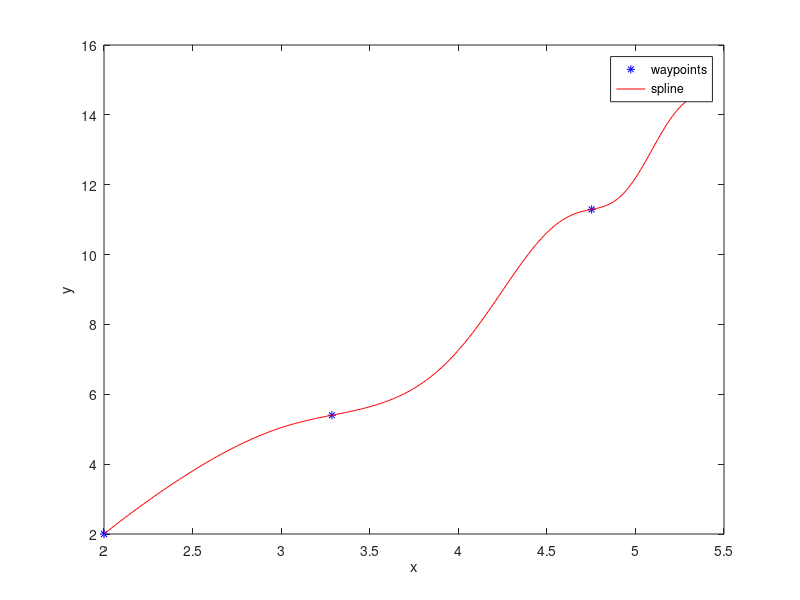
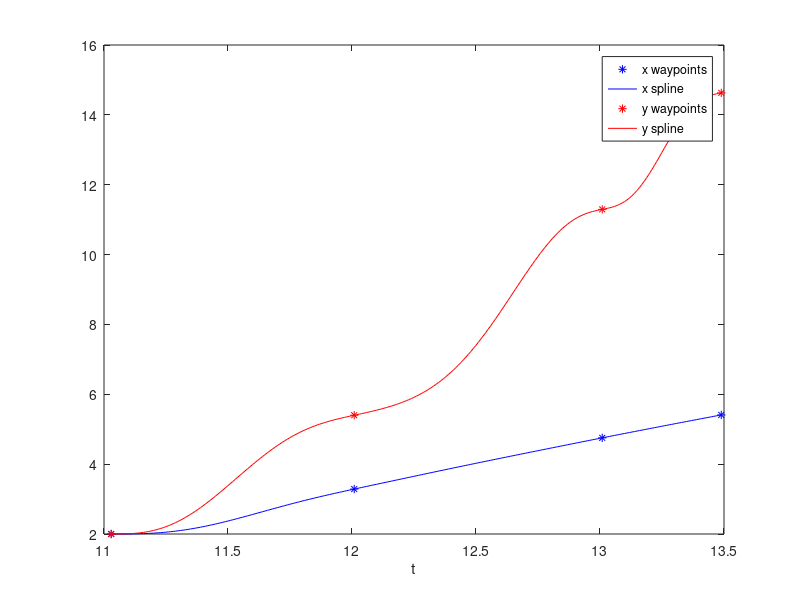

The MATLAB script that drew these images, in order:
knottimes=[   11.0290
   12.0090
   13.0090
   13.4890
];
waypts_x=[   2.0000
   3.2864
   4.7527
   5.4091
];
waypts_y=[    2.0000
    5.4003
   11.2939
   14.6293
];
dense_path_t=[   11.0290
   11.0390
   11.0490
   11.0590
   11.0690
   11.0790
   11.0890
   11.0990
   11.1090
   11.1190
   11.1290
   11.1390
   11.1490
   11.1590
   11.1690
   11.1790
   11.1890
   11.1990
   11.2090
   11.2190
   11.2290
   11.2390
   11.2490
   11.2590
   11.2690
   11.2790
   11.2890
   11.2990
   11.3090
   11.3190
   11.3290
   11.3390
   11.3490
   11.3590
   11.3690
   11.3790
   11.3890
   11.3990
   11.4090
   11.4190
   11.4290
   11.4390
   11.4490
   11.4590
   11.4690
   11.4790
   11.4890
   11.4990
   11.5090
   11.5190
   11.5290
   11.5390
   11.5490
   11.5590
   11.5690
   11.5790
   11.5890
   11.5990
   11.6090
   11.6190
   11.6290
   11.6390
   11.6490
   11.6590
   11.6690
   11.6790
   11.6890
   11.6990
   11.7090
   11.7190
   11.7290
   11.7390
   11.7490
   11.7590
   11.7690
   11.7790
   11.7890
   11.7990
   11.8090
   11.8190
   11.8290
   11.8390
   11.8490
   11.8590
   11.8690
   11.8790
   11.8890
   11.8990
   11.9090
   11.9190
   11.9290
   11.9390
   11.9490
   11.9590
   11.9690
   11.9790
   11.9890
   11.9990
   12.0090
   12.0190
   12.0290
   12.0390
   12.0490
   12.0590
   12.0690
   12.0790
   12.0890
   12.0990
   12.1090
   12.1190
   12.1290
   12.1390
   12.1490
   12.1590
   12.1690
   12.1790
   12.1890
   12.1990
   12.2090
   12.2190
   12.2290
   12.2390
   12.2490
   12.2590
   12.2690
   12.2790
   12.2890
   12.2990
   12.3090
   12.3190
   12.3290
   12.3390
   12.3490
   12.3590
   12.3690
   12.3790
   12.3890
   12.3990
   12.4090
   12.4190
   12.4290
   12.4390
   12.4490
   12.4590
   12.4690
   12.4790
   12.4890
   12.4990
   12.5090
   12.5190
   12.5290
   12.5390
   12.5490
   12.5590
   12.5690
   12.5790
   12.5890
   12.5990
   12.6090
   12.6190
   12.6290
   12.6390
   12.6490
   12.6590
   12.6690
   12.6790
   12.6890
   12.6990
   12.7090
   12.7190
   12.7290
   12.7390
   12.7490
   12.7590
   12.7690
   12.7790
   12.7890
   12.7990
   12.8090
   12.8190
   12.8290
   12.8390
   12.8490
   12.8590
   12.8690
   12.8790
   12.8890
   12.8990
   12.9090
   12.9190
   12.9290
   12.9390
   12.9490
   12.9590
   12.9690
   12.9790
   12.9890
   12.9990
   13.0090
   13.0190
   13.0290
   13.0390
   13.0490
   13.0590
   13.0690
   13.0790
   13.0890
   13.0990
   13.1090
   13.1190
   13.1290
   13.1390
   13.1490
   13.1590
   13.1690
   13.1790
   13.1890
   13.1990
   13.2090
   13.2190
   13.2290
   13.2390
   13.2490
   13.2590
   13.2690
   13.2790
   13.2890
   13.2990
   13.3090
   13.3190
   13.3290
   13.3390
   13.3490
   13.3590
   13.3690
   13.3790
   13.3890
   13.3990
   13.4090
   13.4190
   13.4290
   13.4390
   13.4490
   13.4590
   13.4690
   13.4790
   13.4890
];
dense_path_x=[
   2.0000
   2.0000
   2.0000
   2.0002
   2.0004
   2.0007
   2.0012
   2.0019
   2.0027
   2.0039
   2.0053
   2.0070
   2.0091
   2.0115
   2.0142
   2.0174
   2.0210
   2.0250
   2.0294
   2.0343
   2.0397
   2.0455
   2.0519
   2.0588
   2.0661
   2.0740
   2.0824
   2.0914
   2.1008
   2.1108
   2.1213
   2.1323
   2.1438
   2.1559
   2.1684
   2.1814
   2.1949
   2.2088
   2.2232
   2.2380
   2.2533
   2.2689
   2.2850
   2.3014
   2.3181
   2.3352
   2.3527
   2.3704
   2.3884
   2.4066
   2.4251
   2.4438
   2.4627
   2.4817
   2.5009
   2.5203
   2.5397
   2.5592
   2.5788
   2.5985
   2.6182
   2.6379
   2.6576
   2.6772
   2.6969
   2.7164
   2.7359
   2.7553
   2.7747
   2.7939
   2.8130
   2.8319
   2.8507
   2.8694
   2.8879
   2.9063
   2.9245
   2.9425
   2.9604
   2.9780
   2.9955
   3.0129
   3.0300
   3.0470
   3.0639
   3.0806
   3.0971
   3.1135
   3.1297
   3.1458
   3.1618
   3.1777
   3.1935
   3.2092
   3.2247
   3.2403
   3.2557
   3.2711
   3.2864
   3.3017
   3.3170
   3.3322
   3.3474
   3.3626
   3.3778
   3.3930
   3.4081
   3.4233
   3.4384
   3.4536
   3.4687
   3.4839
   3.4990
   3.5142
   3.5293
   3.5444
   3.5596
   3.5747
   3.5899
   3.6050
   3.6201
   3.6352
   3.6504
   3.6655
   3.6806
   3.6957
   3.7107
   3.7258
   3.7409
   3.7559
   3.7709
   3.7859
   3.8009
   3.8159
   3.8308
   3.8458
   3.8607
   3.8756
   3.8904
   3.9053
   3.9201
   3.9349
   3.9496
   3.9644
   3.9791
   3.9938
   4.0085
   4.0232
   4.0378
   4.0524
   4.0670
   4.0816
   4.0961
   4.1107
   4.1252
   4.1397
   4.1542
   4.1686
   4.1831
   4.1975
   4.2119
   4.2263
   4.2407
   4.2551
   4.2695
   4.2838
   4.2982
   4.3125
   4.3269
   4.3412
   4.3555
   4.3698
   4.3841
   4.3984
   4.4127
   4.4269
   4.4412
   4.4555
   4.4697
   4.4840
   4.4982
   4.5125
   4.5267
   4.5409
   4.5551
   4.5693
   4.5835
   4.5977
   4.6118
   4.6260
   4.6401
   4.6542
   4.6683
   4.6824
   4.6965
   4.7106
   4.7246
   4.7386
   4.7527
   4.7666
   4.7806
   4.7946
   4.8085
   4.8224
   4.8363
   4.8502
   4.8641
   4.8780
   4.8918
   4.9056
   4.9195
   4.9333
   4.9471
   4.9608
   4.9746
   4.9884
   5.0021
   5.0159
   5.0296
   5.0433
   5.0570
   5.0707
   5.0844
   5.0981
   5.1117
   5.1254
   5.1390
   5.1526
   5.1663
   5.1799
   5.1935
   5.2070
   5.2206
   5.2342
   5.2477
   5.2612
   5.2747
   5.2882
   5.3017
   5.3152
   5.3287
   5.3421
   5.3555
   5.3690
   5.3824
   5.3957
   5.4091
];
dense_path_y=[
    2.0000
    2.0000
    2.0002
    2.0006
    2.0014
    2.0028
    2.0048
    2.0075
    2.0112
    2.0158
    2.0216
    2.0285
    2.0368
    2.0465
    2.0576
    2.0703
    2.0847
    2.1007
    2.1185
    2.1381
    2.1595
    2.1827
    2.2079
    2.2349
    2.2639
    2.2948
    2.3276
    2.3623
    2.3989
    2.4373
    2.4776
    2.5196
    2.5634
    2.6088
    2.6559
    2.7045
    2.7546
    2.8061
    2.8590
    2.9130
    2.9683
    3.0246
    3.0818
    3.1400
    3.1989
    3.2585
    3.3186
    3.3792
    3.4402
    3.5014
    3.5627
    3.6241
    3.6854
    3.7466
    3.8074
    3.8679
    3.9279
    3.9873
    4.0460
    4.1040
    4.1611
    4.2173
    4.2725
    4.3266
    4.3796
    4.4313
    4.4818
    4.5309
    4.5787
    4.6250
    4.6700
    4.7134
    4.7553
    4.7958
    4.8347
    4.8721
    4.9080
    4.9423
    4.9752
    5.0067
    5.0367
    5.0653
    5.0926
    5.1185
    5.1433
    5.1668
    5.1893
    5.2107
    5.2311
    5.2506
    5.2694
    5.2874
    5.3047
    5.3215
    5.3379
    5.3538
    5.3695
    5.3850
    5.4003
    5.4157
    5.4310
    5.4464
    5.4621
    5.4779
    5.4941
    5.5106
    5.5275
    5.5450
    5.5630
    5.5816
    5.6009
    5.6209
    5.6417
    5.6634
    5.6861
    5.7098
    5.7345
    5.7605
    5.7876
    5.8160
    5.8459
    5.8771
    5.9099
    5.9443
    5.9804
    6.0182
    6.0578
    6.0993
    6.1427
    6.1882
    6.2357
    6.2853
    6.3371
    6.3912
    6.4475
    6.5062
    6.5672
    6.6306
    6.6964
    6.7645
    6.8351
    6.9082
    6.9836
    7.0614
    7.1416
    7.2241
    7.3089
    7.3959
    7.4851
    7.5764
    7.6696
    7.7648
    7.8618
    7.9605
    8.0608
    8.1625
    8.2654
    8.3695
    8.4746
    8.5805
    8.6870
    8.7939
    8.9010
    9.0082
    9.1151
    9.2217
    9.3276
    9.4327
    9.5366
    9.6393
    9.7403
    9.8396
    9.9369
   10.0319
   10.1244
   10.2143
   10.3012
   10.3850
   10.4656
   10.5426
   10.6160
   10.6857
   10.7514
   10.8132
   10.8708
   10.9244
   10.9738
   11.0190
   11.0602
   11.0975
   11.1309
   11.1606
   11.1870
   11.2102
   11.2306
   11.2487
   11.2649
   11.2797
   11.2939
   11.3080
   11.3229
   11.3393
   11.3583
   11.3805
   11.4067
   11.4378
   11.4743
   11.5168
   11.5659
   11.6217
   11.6847
   11.7548
   11.8320
   11.9164
   12.0074
   12.1049
   12.2084
   12.3172
   12.4307
   12.5482
   12.6688
   12.7918
   12.9161
   13.0410
   13.1655
   13.2885
   13.4094
   13.5270
   13.6407
   13.7497
   13.8533
   13.9508
   14.0418
   14.1258
   14.2026
   14.2720
   14.3339
   14.3886
   14.4361
   14.4769
   14.5114
   14.5403
   14.5643
   14.5843
   14.6011
   14.6157
   14.6293
];
plot(waypts_x,waypts_y,'b*', dense_path_x,dense_path_y,'r-')
xlabel('x'); ylabel('y'); legend('waypoints', 'spline')
figure
plot(knottimes,waypts_x,'b*', dense_path_t,dense_path_x,'b-',knottimes,waypts_y,'r*', dense_path_t,dense_path_y,'r-')
xlabel('t'); legend('x waypoints', 'x spline', 'y waypoints', 'y spline')
